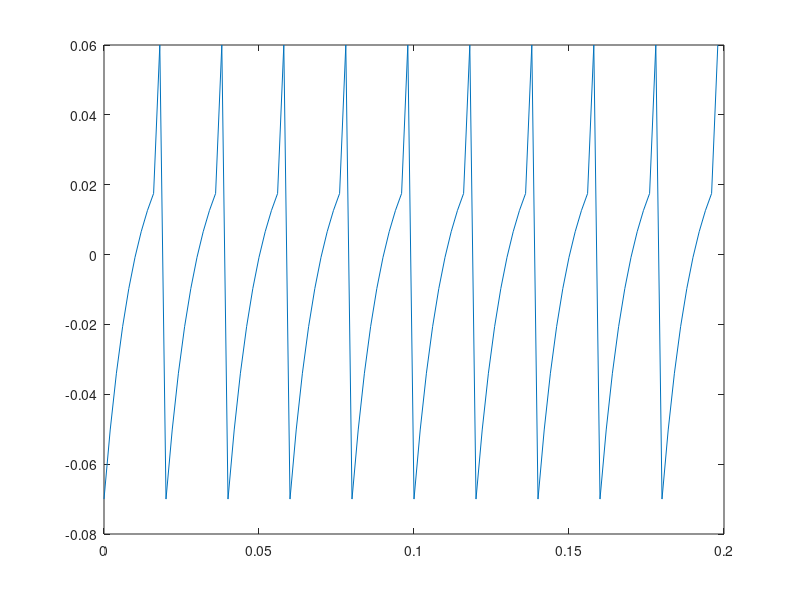

Recreate this plot in MATLAB.
h=0.002;
v = zeros (100,1)
v (1,1)=-0.07

for n=2:100
if (v(n-1,1)==0.060)
    v(n)=-0.070
else
    k1=-100.0*v(n-1)-7.0+11.0
    k2=-7.0-100.0*(v(n-1,1)+h*k1)+11.0
    v(n)=v(n-1,1)+0.5*h*(k1+k2)
    if (v(n,1)>0.020)
        v(n,1)=0.060
    end
end
end

t=0:0.002:0.1980
plot (t,v)
